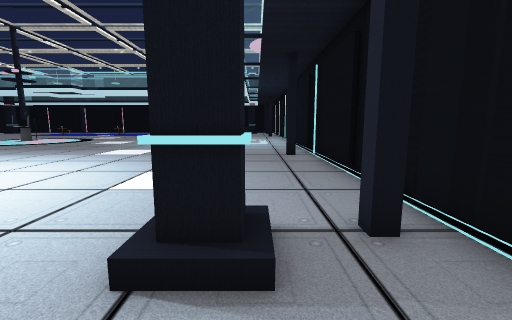
view 1 (above)

19 first-person views from a walk through a scene from a Unity 3-D project. The camera is 1.3 m above the floor, tilts 8° down and sees 90° across. The floor is counted in squares, 1 m on a side. Each view is taken from the middle of a square. On the plan, view 1 faces up. The plan holds only what a view shows up to about 13 squares ahead; the rest is blank. The place goes on beyond the plan. The player character is not drawn. Some surface patterns are stand-ins.

view 2
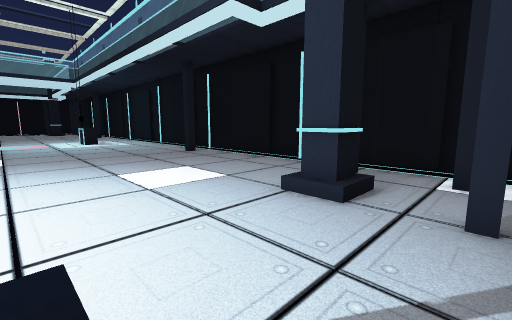

view 3
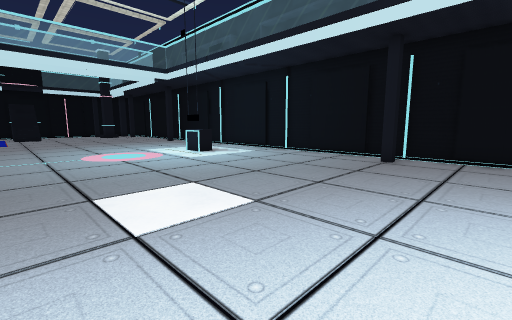

view 4
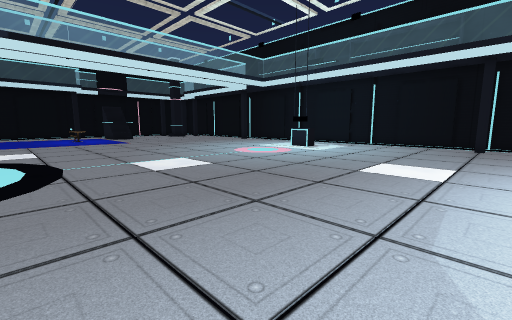

view 5
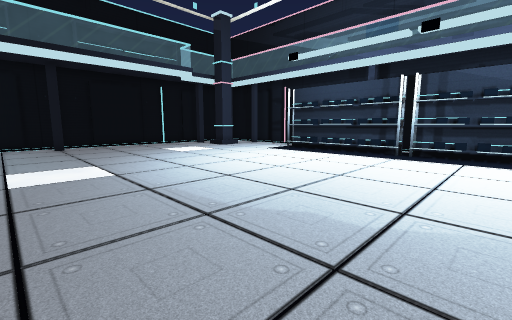

view 6
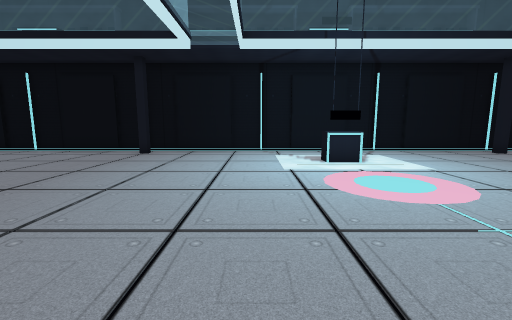

view 7
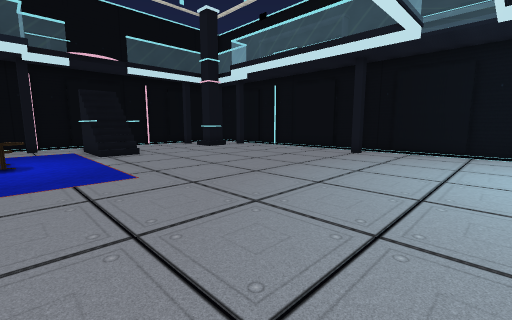

view 8
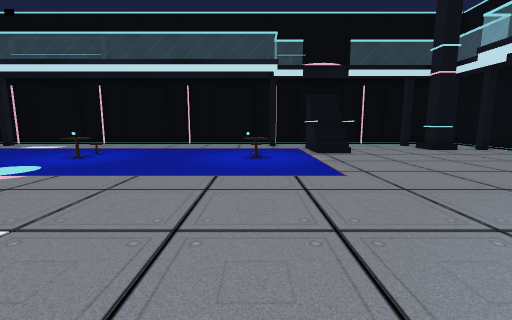

view 9
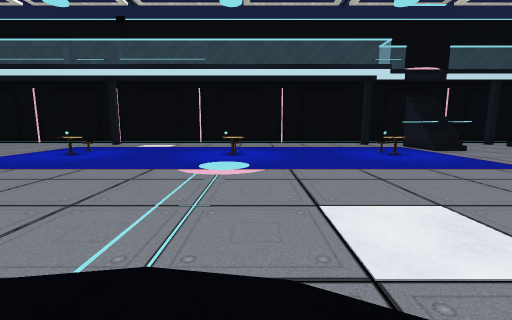

view 10
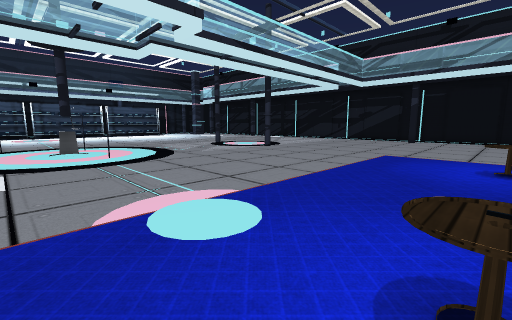

view 11
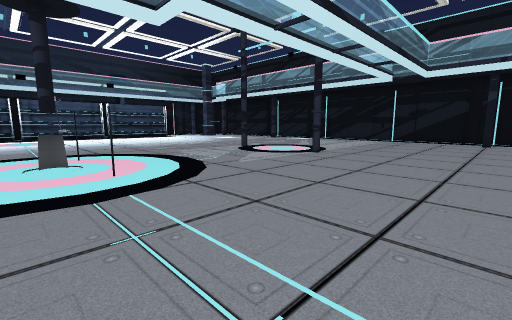

view 12
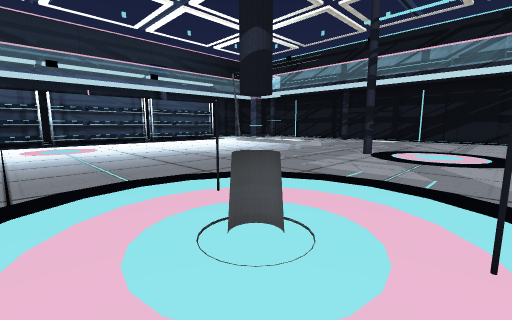

view 13
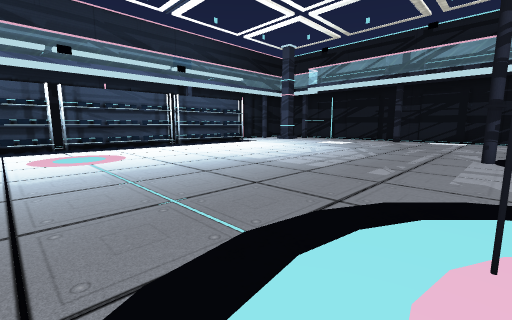

view 14
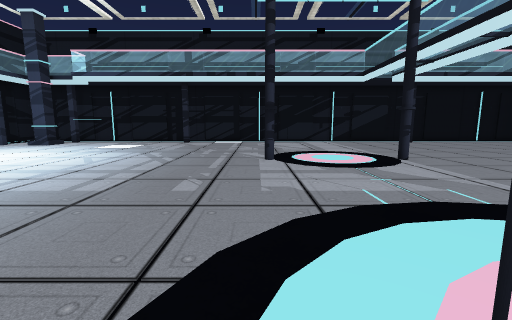

view 15
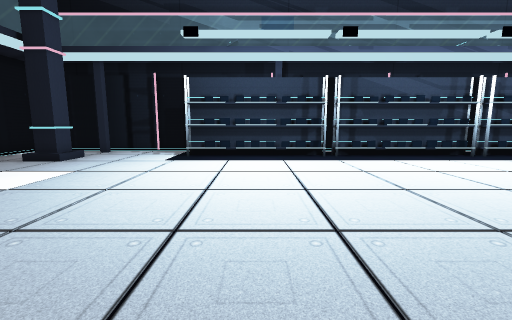

view 16
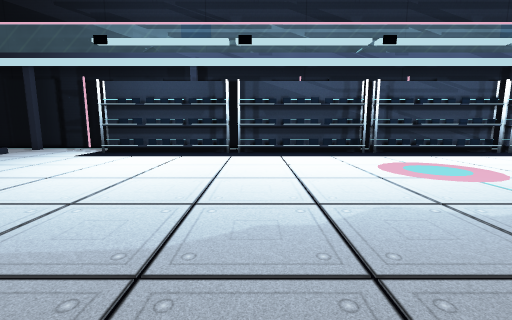

view 17
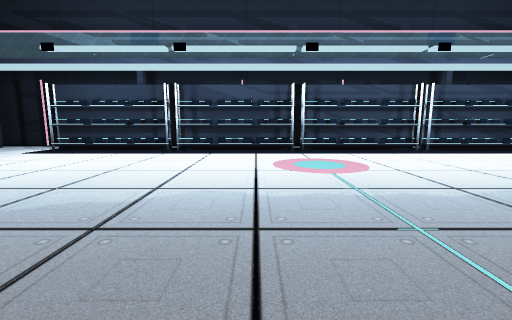

view 18
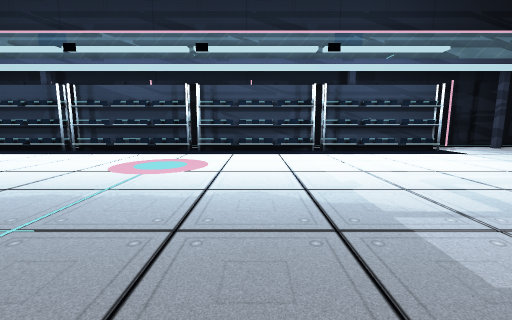

view 19
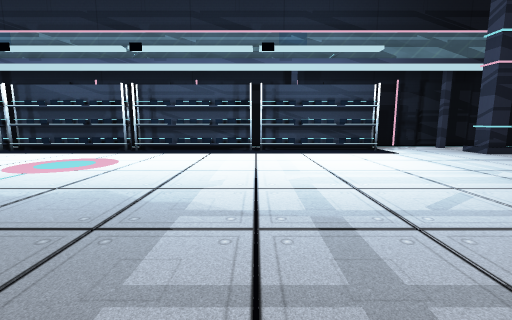

### Floor plan
Key: @ floor where view 1 was taken; # wall or solid block; x gap in a wall; . floor; O other object.
Columns run from 31 left of view 1 to 3 right of it. Each row starts with its distance up from view 1.
 36                      ...##
 35          ...............# ....##.##
 34    .....................#O........#
 33    ....O......O......O............#
 32 .......O......O......O............#
 31 ..................................#
 30 ..................................#
 29  .................................#
 28 ..................................#
 27 .................................x#
 26 ..................................#
 25 ..................................#
 24  .................................#
 23  .................................#
 22  .................................#
 21 ....#........O....................#
 20 .... ........................   ..#
 19 ...   ........O...........  .    .#
 18  ... .........O..............     #
 17 .............O....................#
 16 ....#.............................#
 15 ..................................#
 14  .................................#
 13  .................................#
 12  .................................#
 11  ................................x#
 10  .................................#
  9  .................................#
  8  .................................#
  7  .................................#
  6 .............. ...................#
  5 .............. ...................#
  4 ..................................#
  3 ..............................##.##
  2 ..OOOOOOOOO#OOOOOOOOOOOOOOO...##.##
  1 ..OOO###OOO#OOOOOOOOOOO#OOO.....###
  0   O                       ....#@##
 -1             ##     ###    #######

Where each view was taken, in squares from view 1:
view 1: 0 up, 0 right, facing up
view 2: 0 up, 5 left, facing up-right
view 3: 8 up, 8 left, facing up-right
view 4: 10 up, 14 left, facing up-right
view 5: 13 up, 14 left, facing down-right
view 6: 22 up, 10 left, facing right
view 7: 22 up, 10 left, facing up-right
view 8: 22 up, 10 left, facing up
view 9: 21 up, 16 left, facing up
view 10: 32 up, 15 left, facing down-left
view 11: 28 up, 16 left, facing down-left
view 12: 21 up, 15 left, facing down-left
view 13: 17 up, 15 left, facing down-left
view 14: 16 up, 17 left, facing left
view 15: 12 up, 8 left, facing down
view 16: 13 up, 12 left, facing down
view 17: 14 up, 15 left, facing down
view 18: 14 up, 20 left, facing down
view 19: 14 up, 23 left, facing down
